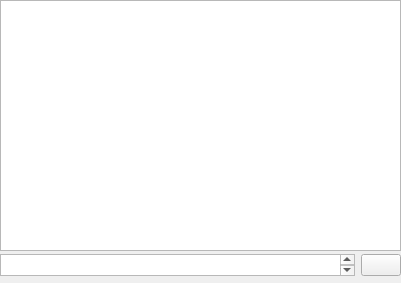
<?xml version="1.0" encoding="UTF-8"?>
<ui version="4.0">
 <class>chatWidget</class>
 <widget class="QWidget" name="chatWidget">
  <property name="geometry">
   <rect>
    <x>0</x>
    <y>0</y>
    <width>401</width>
    <height>283</height>
   </rect>
  </property>
  <property name="windowTitle">
   <string>DCChat</string>
  </property>
  <widget class="QWidget" name="horizontalLayoutWidget">
   <property name="geometry">
    <rect>
     <x>0</x>
     <y>0</y>
     <width>401</width>
     <height>251</height>
    </rect>
   </property>
   <layout class="QHBoxLayout" name="horizontalLayout">
    <item>
     <widget class="QTextEdit" name="displayWidget">
      <property name="enabled">
       <bool>true</bool>
      </property>
      <property name="html">
       <string>&lt;!DOCTYPE HTML PUBLIC &quot;-//W3C//DTD HTML 4.0//EN&quot; &quot;http://www.w3.org/TR/REC-html40/strict.dtd&quot;&gt;
&lt;html&gt;&lt;head&gt;&lt;meta name=&quot;qrichtext&quot; content=&quot;1&quot; /&gt;&lt;style type=&quot;text/css&quot;&gt;
p, li { white-space: pre-wrap; }
&lt;/style&gt;&lt;/head&gt;&lt;body style=&quot; font-family:'Ubuntu'; font-size:10pt; font-weight:400; font-style:normal;&quot;&gt;
&lt;p style=&quot;-qt-paragraph-type:empty; margin-top:0px; margin-bottom:0px; margin-left:0px; margin-right:0px; -qt-block-indent:0; text-indent:0px; font-family:'MS Shell Dlg 2'; font-size:7.8pt;&quot;&gt;&lt;br /&gt;&lt;/p&gt;&lt;/body&gt;&lt;/html&gt;</string>
      </property>
     </widget>
    </item>
   </layout>
  </widget>
  <widget class="QWidget" name="horizontalLayoutWidget_2">
   <property name="geometry">
    <rect>
     <x>0</x>
     <y>250</y>
     <width>401</width>
     <height>31</height>
    </rect>
   </property>
   <layout class="QHBoxLayout" name="horizontalLayout_2">
    <item>
     <widget class="QTextEdit" name="userInputWidget">
      <property name="enabled">
       <bool>true</bool>
      </property>
      <property name="sizePolicy">
       <sizepolicy hsizetype="Expanding" vsizetype="Minimum">
        <horstretch>0</horstretch>
        <verstretch>22</verstretch>
       </sizepolicy>
      </property>
      <property name="minimumSize">
       <size>
        <width>0</width>
        <height>22</height>
       </size>
      </property>
      <property name="maximumSize">
       <size>
        <width>16777215</width>
        <height>22</height>
       </size>
      </property>
     </widget>
    </item>
    <item>
     <widget class="QPushButton" name="sendButton">
      <property name="shortcut">
       <string>Return</string>
      </property>
     </widget>
    </item>
   </layout>
  </widget>
 </widget>
 <resources/>
 <connections/>
</ui>
